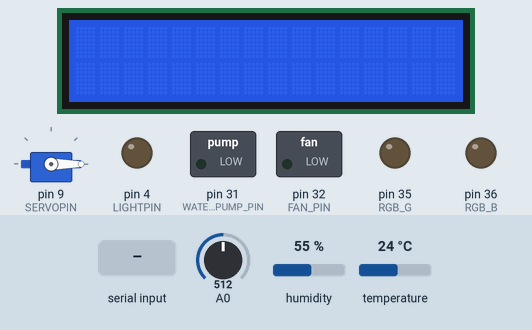
Recording of a sketch running on a simulated Arduino Mega 2560, built with avr-gcc and run on an emulated ATmega2560. On the bench: servo, 16×2 character LCD, switched loads named in the sketch (green lamp = pin HIGH), output pins drawn as LEDs (lit = HIGH). The test bench sets the inputs (shaded band); at power-on: A0 = 512, humidity 55 %, temperature 24 °C. The local clock reads 2024-03-15 10:24:30 at power-on unless the sketch sets it; what the sketch prints to the serial monitor is not drawn.

Above: at 1.3 s.
1.4 s: "CV,\n" received over the second serial link
At 3.9 s:
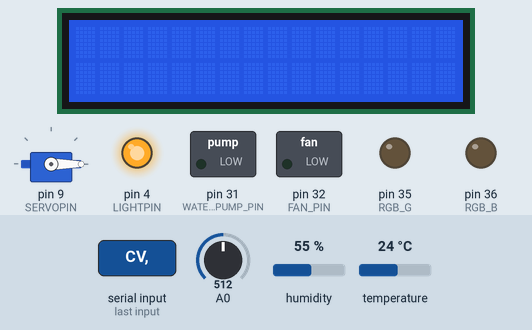
6.7 s: A0 set to 12
8.5 s: A0 set to 9
At 9.6 s:
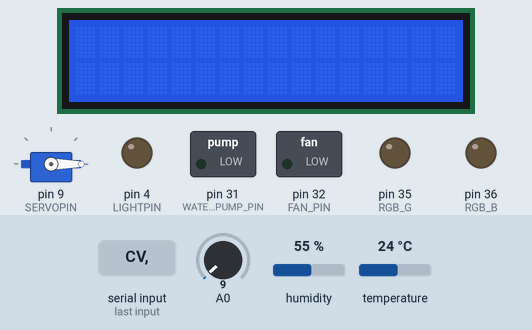
10.8 s: A0 set to 122
At 12.6 s:
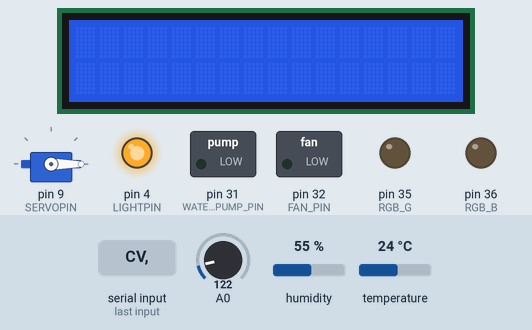
Timing chart, 0 to 14.1 s (numbered marks = the images above; inputs shaded):
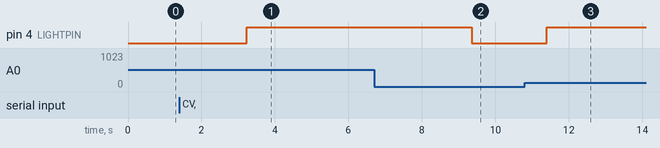

The sketch:

SmartFarmArduino.ino
```cpp
// 스마트팜에서 입출력 센서를 사용하기 위한 라이브러리를 가져옵니다.
#include <Servo.h>
#include "DHT.h"
#include <Wire.h>
#include "LiquidCrystal_I2C.h"
#include "RTClib.h" // 시계 모듈 라이브러리, 장착 시 주석해제
//#include <SoftwareSerial.h> // 해당 라이브러리는 메가에서는 통신핀이 있으므로 주석처리 해주세요.


// 각 센서의 핀을 정의합니다.
#define DHTPIN 12 // 온습도 핀
#define DHTTYPE DHT11 // 보드에 장착된 온습도 센서의 모델명
#define SERVOPIN 9 // 창문(서보모터) 핀
#define LIGHTPIN 4 // 천장 조명 핀
#define FAN_PIN 32 // 팬 핀
#define WATER_PUMP_PIN 31 // 펌프 핀
#define RGB_R 4 // 큰 LED의 빨간색 핀
#define RGB_G 35 // 큰 LED의 초록색 핀
#define RGB_B 36 // 큰 LED의 파란색 핀
#define SEND_DELAY 1000 // 센서값 전송 간격(단위 : ms)
#define WINDOW_OPEN_ANGLE 80 // 창문이 열렸을때의 서보모터 각도
#define WINDOW_CLOSE_ANGLE 0 // 창문이 열렸을때의 서보모터 각도


// 필요한 변수 및 상수를 선언합니다.
DHT dht(DHTPIN,DHTTYPE);
Servo servo;
LiquidCrystal_I2C lcd(0x27,16,2);
RTC_DS3231 rtc;

// 부울 변수
bool isConnected = true; // 스마트팜이 블루투스와 연결되었는지 판단합니다.
bool isFan = false; // 팬이 돌아가고 있는지 여부를 판단합니다.
bool isWindow = false; // 창문이 열려있는지 확인합니다.
bool isRTC = false;

// 캐릭터 변수
char sData[128] = { 0x00, };

// 정수형 변수
int lightBright = 0; // LED 라이트의 밝기를 저장합니다
int cdc = 0; // 조도센서의 값을 저장합니다
int humid = 0; // 온습도 센서의 습도값을 저장합니다
int temp = 0; // 온습도 센서의 온도값을 저장합니다

// 문자형 변수
String date = "2022-07-09,15:44";
String message = "";

// 조건변수의 변수
// 조도항목
bool isCdcAuto = false;
bool isCdcAutoUp = false;
bool isCdcAutoOn = false;
int cdcAuto = 0;
// 온도항목
bool isTempAuto = false;
bool isTempAutoUp = false;
bool isTempAutoOn = false;
int tempAuto = 0;
// 습도항목
bool isHumiAuto = false;
bool isHumiAutoUp = false;
bool isHumiAutoOn = false;
int humiAuto = 0;

// 시간제어 변수
// 조명
bool isLightTime = false;
String lightTimeStart = "";
String lightTimeEnd = "";
//
bool isWindowTime = false;
String windowTimeStart = "";
String windowTimeEnd = "";
//
bool isFanTime = false;
String fanTimeStart = "";
String fanTimeEnd = "";

void setup() {
  Serial.begin(9600);
  Serial1.begin(9600);

  servo.attach(SERVOPIN);
  controlServo(0);

  pinMode(LIGHTPIN,OUTPUT);
  pinMode(FAN_PIN,OUTPUT);
  pinMode(WATER_PUMP_PIN,OUTPUT);
  pinMode(RGB_G,OUTPUT);
  pinMode(RGB_B,OUTPUT);
  pinMode(RGB_R,OUTPUT);
  serialSystemPrint("핀 모드 설정완료",false);

  startRTC();

  dht.begin();
  lcd.init();
  lcd.backlight();
  serialSystemPrint("스마트팜 준비완료",false);
}

void loop() {
  if(Serial1.available()){
    remoteCommand(Serial1.readStringUntil('\n'));
  }
  if(isConnected){
    sendAllSensorValue();
    conditionCheck();
    timeCheck();
  }


}


/*
 * **********************************
 * 유형 : 함수
 * 설명 : 블루투스 신호를 받았을 때 명령어를 분류합니다.
 * 매개변수 :
 *    command : 명령어를 분류하기 위한 코드를 받습니다.
 * **********************************
 */
void remoteCommand(String command){
  if(command == "C"){
    isConnected = true;
    serialSystemPrint("기기와 연결됨",false);
  }else if(command == "D"){
    isConnected = false;
    serialSystemPrint("기기와 연결이 해제됨",false);
  }else if(command.indexOf("L,") != -1){
    controlLight(command.substring(2,command.length()).toInt());
  }else if(command.indexOf("F,") != -1){
    controlFan(command.substring(2,3).toInt());
  }else if(command.indexOf("W,") != -1){
    controlServo(command.substring(2,3).toInt());
  }else if(command.indexOf("CV,") != -1){
    if(command.indexOf("f") != -1){
      isCdcAuto = false;
    }else{
      isCdcAuto = true;
      cdcAuto = command.substring(command.indexOf("-")+1,command.indexOf("+")).toInt();
      isCdcAutoUp = command.indexOf("이상") != -1;
      isCdcAutoOn = command.indexOf("켜짐") != -1;
    }
  }

  else if(command.indexOf("TV,") != -1){
    if(command.indexOf("f") != -1){
      isTempAuto = false;
    }else{
      isTempAuto = true;
      tempAuto = command.substring(command.indexOf("-")+1,command.indexOf("+")).toInt();
      isTempAutoUp = command.indexOf("이상") != -1;
      isTempAutoOn = command.indexOf("열림") != -1;
    }
  }

  else if(command.indexOf("HV,") != -1){
    if(command.indexOf("f") != -1){
      isHumiAuto = false;
    }else{
      isHumiAuto = true;
      humiAuto = command.substring(command.indexOf("-")+1,command.indexOf("+")).toInt();
      isHumiAutoUp = command.indexOf("이상") != -1;
      isHumiAutoOn = command.indexOf("켜짐") != -1;
    }
  }else if(command.indexOf("T-") != -1){
    if(command.substring(2,3).toInt() == 0){
      if(command.indexOf(",f") != -1){
        isLightTime = false;
      }else{
        isLightTime = true;
        lightTimeStart = command.substring(11,13)+command.substring(17,19);
        lightTimeEnd = command.substring(30,32)+command.substring(36,38);
      }
    }else if(command.substring(2,3).toInt() == 1){
      if(command.indexOf(",f") != -1){
        isWindowTime = false;
      }else{
        isWindowTime = true;
        windowTimeStart = command.substring(11,13)+command.substring(17,19);
        windowTimeEnd = command.substring(30,32)+command.substring(36,38);
      }
    }else if(command.substring(2,3).toInt() == 2){
      if(command.indexOf(",f") != -1){
        isFanTime = false;
      }else{
        isFanTime = true;
        fanTimeStart = command.substring(11,13)+command.substring(17,19);
        fanTimeEnd = command.substring(30,32)+command.substring(36,38);
      }
    }

  }else serialSystemPrint("알 수 없는 내용의 메시지가 수신되었습니다 : "+command,true);
}

/*
 * **********************************
 * 유형 : 함수
 * 설명 : 각 센서 값을 가져오는 함수를 통해서 디바이스에 센서값을 전송합니다
 * **********************************
 */
void sendAllSensorValue(){
  delay(SEND_DELAY);
  DateTime now = rtc.now(); // RTC 모듈에서 시간을 가져옵니다
  temp = dht.readTemperature(false);
  humid = dht.readHumidity(false);
  cdc = map(analogRead(A0),0,1023,0,100);
  memset(sData,0x00,128);
  sprintf(sData,"Temp:%d,Humid:%d,Cdc:%d,Fan:%d,Light:%d,Window:%d,Time:%d-%d-%d-%d-%d",temp,humid,cdc,isFan,lightBright,isWindow,now.year(),now.month(),now.day(),now.hour(),now.minute());
//  Serial.println(sData);
  Serial1.write(sData);
}


/*
 * **********************************
 * 유형 : 함수
 * 설명 : 준비 관련 메시지 출력을 위한 함수입니다.
 * 매개변수 :
 *      message 매개변수를 받아 출력에 사용합니다
 * **********************************
 */
void serialSystemPrint(String message,bool isError){
  String printMessage = " "+message;
  Serial.print(isError ? "[ERROR]" : "[INFO]");
  Serial.println(printMessage);
}


/*
 * **********************************
 * 유형 : 함수
 * 설명 : RTC 모듈이 사용이 가능한지 확인하고 설정하는 함수입니다.
 * 매개변수 :
 *      year //
 * **********************************
 */
void startRTC(){
  serialSystemPrint("RTC 모듈을 준비합니다",false);
  if(!rtc.begin()){
    serialSystemPrint("RTC 모듈을 찾지 못했습니다",true);
    rtc.adjust(DateTime(F(__DATE__), F(__TIME__)));
    isRTC = false;
    return;
  }
  serialSystemPrint("RTC 모듈의 시간을 컴퓨터에 저장된 시간으로 설정합니다",false);
  rtc.adjust(DateTime(F(__DATE__),F(__TIME__)));
  isRTC = true;
  return;
}

/*
 * **********************************
 * 유형 : 함수
 * 설명 : RTC 모듈이 사용이 가능한지 확인하고 설정하는 함수입니다.
 * 매개변수 :
 *      year //
 * **********************************
 */
void controlLight(int value){
  lightBright = value;
  analogWrite(LIGHTPIN,map(value,0,100,0,255));

}

void controlFan(int value){
  isFan = value == 1 ? true : false;
  digitalWrite(FAN_PIN,value == 1 ? HIGH : LOW);
}

void controlServo(int value){
  isWindow = value == 1 ? true : false;
  servo.write(value == 1 ? 90 : 0);
}

void timeCheck(){
  int hour1 = rtc.now().hour();
  int min1 = rtc.now().minute();

  if(isLightTime){
    if(lightTimeStart.substring(0,2).toInt() <= hour1 && lightTimeEnd.substring(0,2).toInt() >= hour1){
      if(lightTimeStart.substring(0,2).toInt() == hour1){
        if(lightTimeStart.substring(2,4).toInt() <= min1){
          controlLight(100);
        } else controlLight(0);
      }else if(lightTimeEnd.substring(0,2).toInt() == hour1){
        if(lightTimeEnd.substring(2,4).toInt() >= min1) controlServo(1);
        else controlLight(0);
      }else controlLight(100);
    }else controlLight(0);
  }

  if(isWindowTime){
    if(windowTimeStart.substring(0,2).toInt() <= hour1 && windowTimeEnd.substring(0,2).toInt() >= hour1){
      if(windowTimeStart.substring(0,2).toInt() == hour1){
        if(windowTimeStart.substring(2,4).toInt() <= min1){
          controlServo(1);
        } else controlServo(0);
      }else if(windowTimeEnd.substring(0,2).toInt() == hour1){
        if(windowTimeEnd.substring(2,4).toInt() >= min1) controlServo(1);
        else controlServo(0);
      }else controlServo(1);
    }else controlServo(0);
  }

  if(isFanTime){
    if(fanTimeStart.substring(0,2).toInt() <= hour1 && fanTimeEnd.substring(0,2).toInt() >= hour1){
      if(fanTimeStart.substring(0,2).toInt() == hour1){
        if(fanTimeStart.substring(2,4).toInt() <= min1){
          controlFan(1);
        } else controlFan(0);
      }else if(fanTimeEnd.substring(0,2).toInt() == hour1){
        if(fanTimeEnd.substring(2,4).toInt() >= min1) controlServo(1);
        else controlFan(0);
      }else controlFan(1);
    }else controlFan(0);
  }
}

void conditionCheck(){
  if(isCdcAuto){
    if(isCdcAutoUp && cdcAuto <= cdc){
      controlLight(isCdcAutoOn ? 100 : 0);
    }else if(!isCdcAutoUp && cdcAuto >= cdc){
      controlLight(isCdcAutoOn ? 100 : 0);
    }else{
      controlLight(isCdcAutoOn ? 0 : 100);
    }
  }

  if(isTempAuto){
    if(isTempAutoUp && tempAuto <= temp){
      controlServo(isTempAutoOn ? 1 : 0);
    }else if(!isTempAutoUp && tempAuto >= temp){
      controlServo(isTempAutoOn ? 1 : 0);
    }else{
      controlServo(isTempAutoOn ? 0 : 1);
    }
  }

  if(isHumiAuto){
    if(isHumiAutoUp && humiAuto <= humid){
      controlFan(isHumiAutoOn ? 1 : 0);
    }else if(!isHumiAutoUp && humiAuto >= humid){
      controlFan(isHumiAutoOn ? 1 : 0);
    }else{
      controlFan(isHumiAutoOn ? 0 : 1);
    }
  }
}
```

Measured:
- the behaviour switches between 11 and 10 on A0 (found by bisection; images 1 and 2)
- after the input at 1.4 s, pin 4 (LIGHTPIN): LOW → HIGH after 1.8 s
- after the input at 6.7 s, every drawn part: stays the same
- after the input at 8.5 s, pin 4 (LIGHTPIN): HIGH → LOW after 0.86 s
- after the input at 10.8 s, pin 4 (LIGHTPIN): LOW → HIGH after 0.60 s
